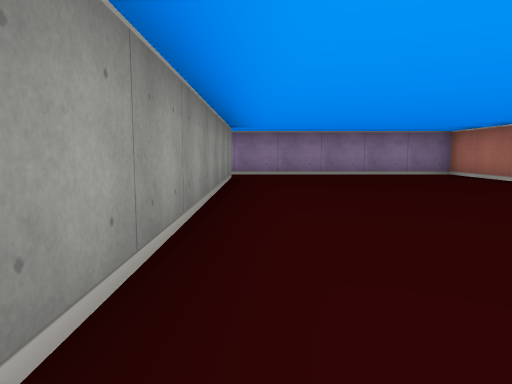
[1] (above)

19 first-person views from a walk through a cub3D level. The camera is about half as high as the walls, tilts 6° down and sees 70° across. The floor is counted in squares. Each view is taken from the middle of a square. On the plan, view 1 faces up. The plan holds only what a view shows up to about 9 squares ahead; the rest is blank.

[2]
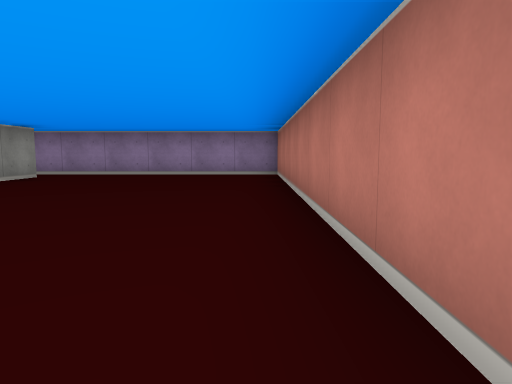

[3]
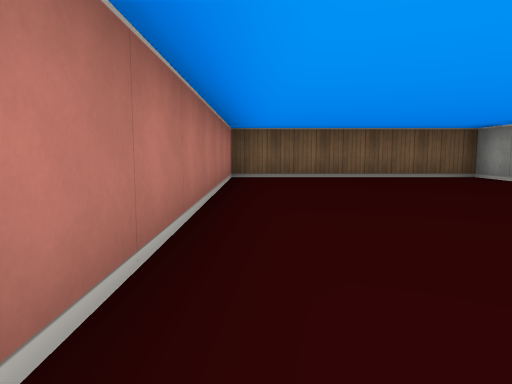

[4]
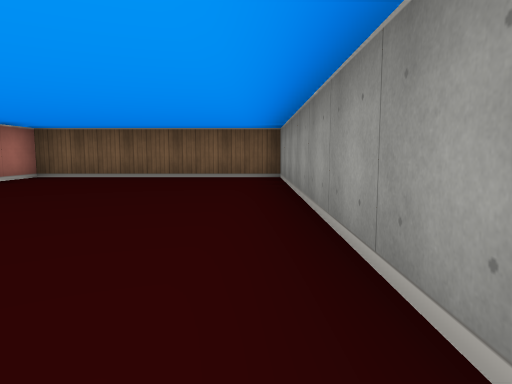

[5]
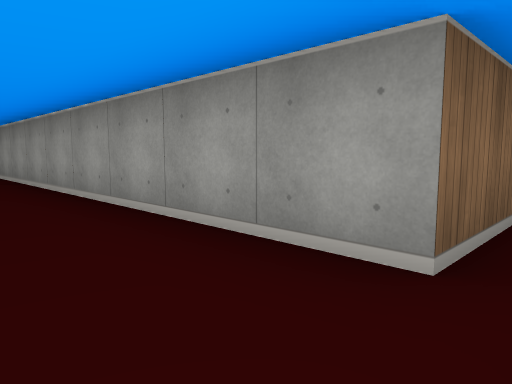

[6]
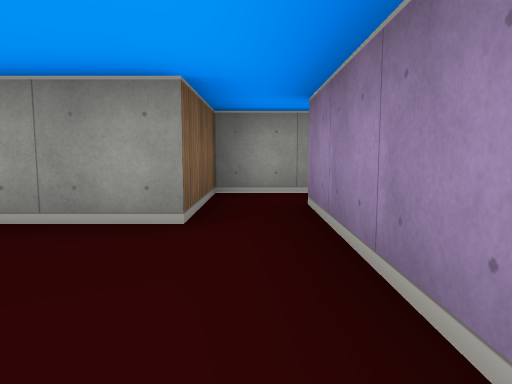

[7]
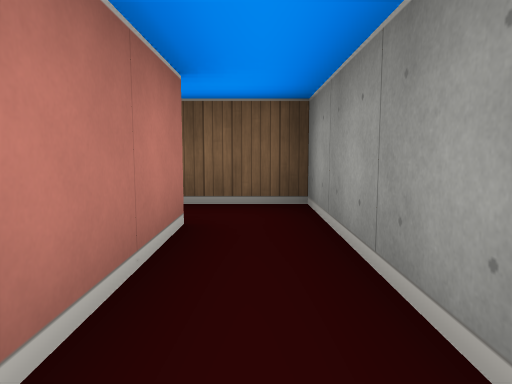

[8]
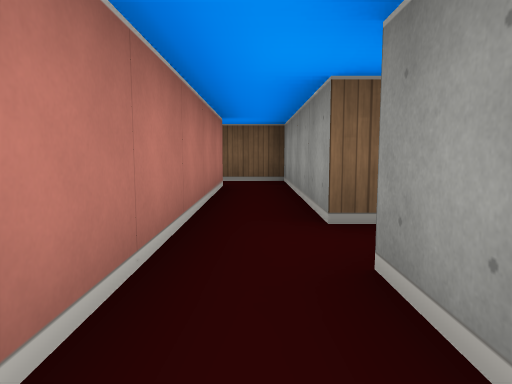

[9]
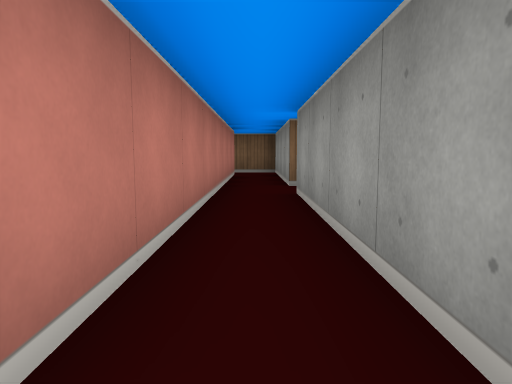

[10]
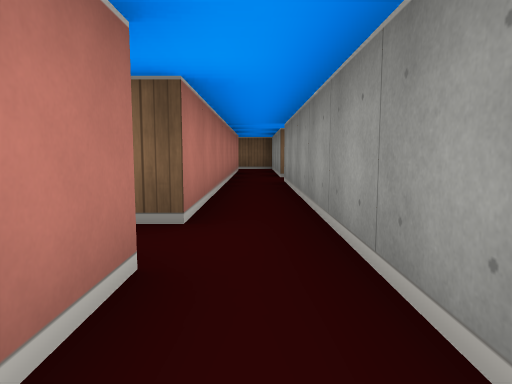

[11]
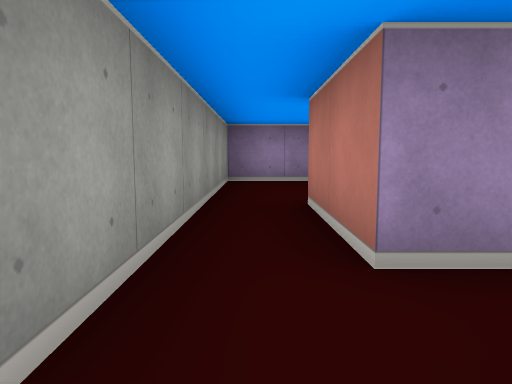

[12]
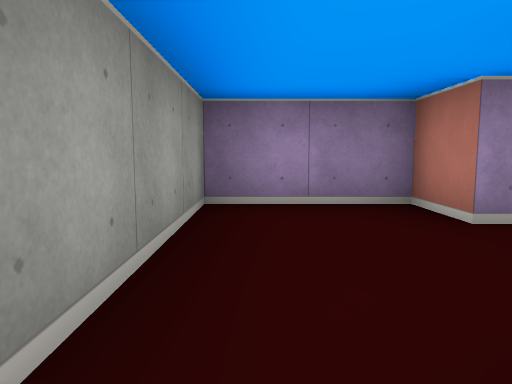

[13]
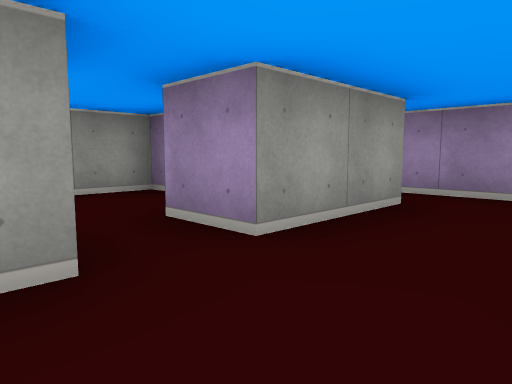

[14]
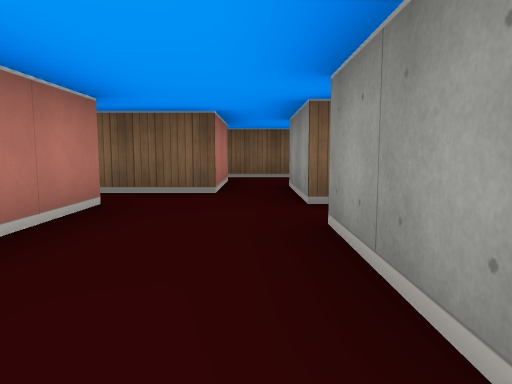

[15]
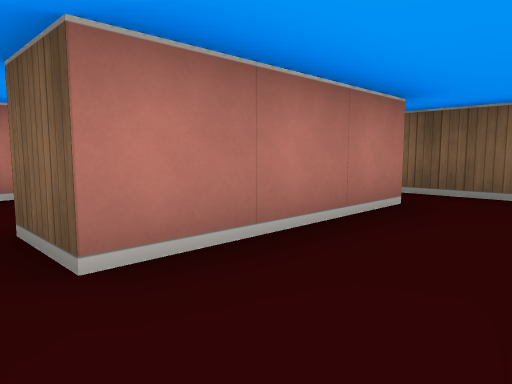

[16]
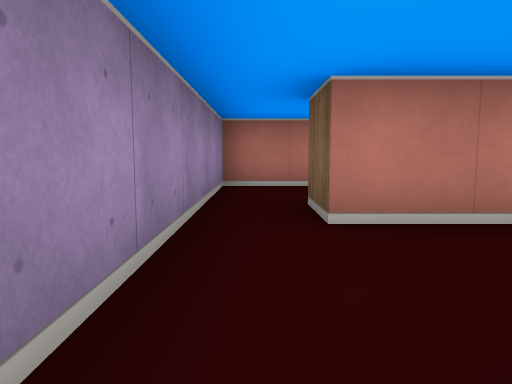

[17]
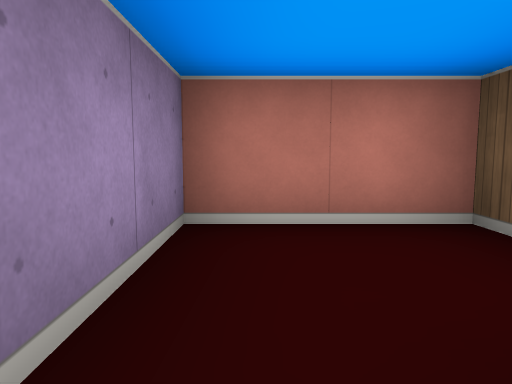

[18]
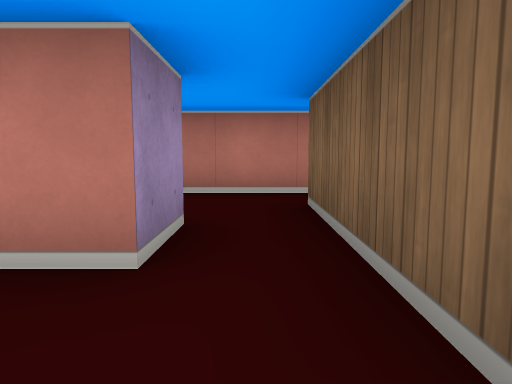

[19]
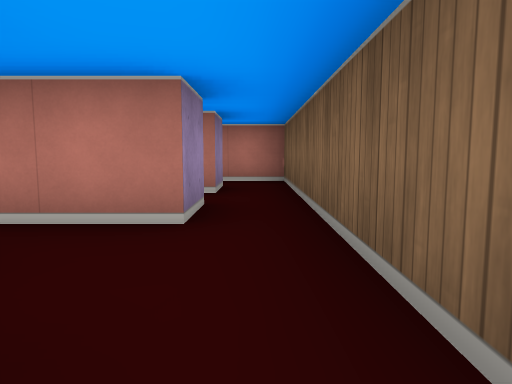

### Floor plan
Points are (right, up) in squares from view 1. A wall is a line through its corners. A room is listed if a view was taken in it or the views show most of it. See-through windows are left out.
Room 1 (views 1, 2, 3, 4, 5, 6)
walls: (-1.5, 7.5) (-0.5, 7.5) (-0.5, -1.5) (4.5, -1.5) (4.5, 8.5) (-1.5, 8.5)
ways out: opening at (-1, 8) to room 2
Room 2 (view 7)
walls: (-2.5, 11.5) (-2.5, 7.5) (-1.5, 7.5); (-1.5, 8.5) (-1.5, 12.5)
ways out: opening at (-1, 8) to room 1; opening at (-2, 13) to room 3
Room 3 (views 8, 9, 11)
walls: (-2.5, 17.5) (-2.5, 12.5); (-1.5, 12.5) (-1.5, 16.5)
ways out: opening at (-2, 13) to room 2; opening at (-2, 18) to room 4; opening at (-1, 17) to room 7
Room 4 (views 10, 12)
walls: (-0.5, 21.5) (-0.5, 22.5) (-2.5, 22.5) (-2.5, 17.5); (-1.5, 17.5) (-1.5, 19.5)
ways out: opening at (-2, 18) to room 3; opening at (0, 21) to room 5
Room 5 (views 13, 18)
walls: (0.5, 20.6) (0.5, 18.5); (0.5, 21.5) (-0.5, 21.5); (1.5, 18.5) (1.5, 19.5) (2.5, 19.5); (2.5, 20.5) (2.5, 21.5)
ways out: opening at (0, 21) to room 4; opening at (1.5, 22.5) to room 6; opening at (1, 19) to room 7; opening at (3, 20) to room 8
Room 6 (views 14, 15, 16, 17)
walls: (2.5, 21.5) (2.5, 23.5) (3.5, 23.5); (0.5, 23.6) (0.5, 21.5); (5, 22.5) (5.5, 22.5) (5.5, 24.5) (0, 24.5)
ways out: opening at (1.5, 22.5) to room 5
Room 7 (view 19)
walls: (-0.9, 17.5) (-1.5, 17.5); (-1.5, 16.5) (1.5, 16.5); (1.5, 17.5) (1.5, 18.5)
ways out: opening at (-1, 17) to room 3; opening at (1, 19) to room 5; opening at (2, 17) to room 9
Room 8 (no view inside)
walls: (3.5, 20.5) (2.5, 20.5); (2.5, 19.5) (4.5, 19.5); (5.5, 19.2) (5.5, 21)
ways out: opening at (3, 20) to room 5; opening at (5, 18.5) to room 9
Room 9 (no view inside)
walls: (2.5, 17.5) (1.5, 17.5); (1.5, 16.5) (5.5, 16.5) (5.5, 17.6); (4.5, 17.5) (3.5, 17.5)
ways out: opening at (2, 17) to room 7; opening at (5, 18.5) to room 8

Where each view was taken, in squares from view 1:
view 1: 0 up, 0 right, facing up
view 2: 0 up, 4 right, facing up
view 3: 6 up, 4 right, facing down
view 4: 6 up, 0 right, facing down
view 5: 8 up, 1 right, facing down-left
view 6: 8 up, 2 right, facing left
view 7: 11 up, 2 left, facing down
view 8: 14 up, 2 left, facing down
view 9: 17 up, 2 left, facing down
view 10: 19 up, 2 left, facing down
view 11: 16 up, 2 left, facing up
view 12: 19 up, 2 left, facing up
view 13: 20 up, 2 right, facing up-left
view 14: 24 up, 1 right, facing down
view 15: 24 up, 1 right, facing down-right
view 16: 24 up, 0 right, facing right
view 17: 24 up, 3 right, facing right
view 18: 20 up, 1 right, facing right
view 19: 17 up, 1 left, facing right
